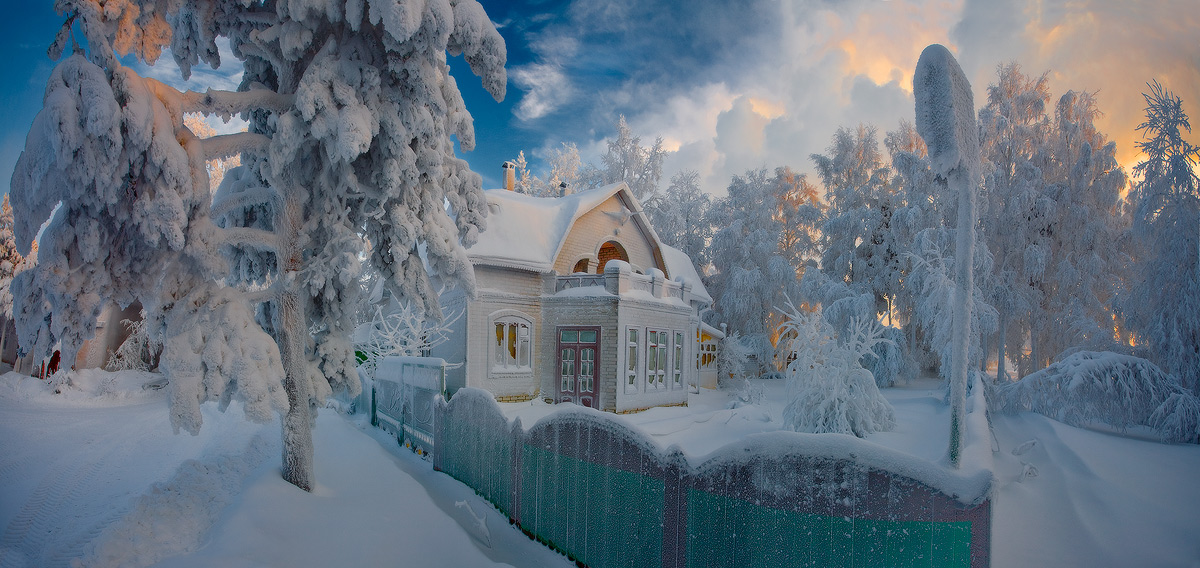
#> input picture G_pract_images_regression/image.jpg, 1200 x 568 px
$ python run.py
#> lines starting #> are read from the running program, lines starting #| are printed output that depends on the picture
from PIL import Image
import numpy as np
from sklearn import linear_model
import matplotlib.pyplot as plt

im = Image.open('image.jpg')
#> im is the input picture: PIL image 1200x568 RGB; mean R, G, B 101.8, 114.2, 126.7
data = np.array(im.getdata()).reshape([im.height, im.width, 3])

x = np.arange(0, im.width)
#> x = 1200 values from 0 to 1199
X = np.array([x, x ** 2.0, x ** 3.0, x ** 4.0, x ** 5.0]).transpose()

y = data[0, :, 2]
#> y = 1200 values, max 200 at index 263, min 38 at index 83, mean 132.5

r, g, b = 0, 0, 0
r = data[0, :, 0]
#> r = 1200 values, max 205 at index 886, min 0 at index 0, mean 103.7
g = data[0, :, 1]
#> g = 1200 values, max 196 at index 885, min 28 at index 365, mean 117.3
b = data[0, :, 2]
#> b has the same summary as y

lm = linear_model.LinearRegression()
lm.fit(X, b)
predicted_b = lm.predict(X)

lm = linear_model.LinearRegression()
lm.fit(X,r)
predicted_r = lm.predict(X)

lm = linear_model.LinearRegression()
lm.fit(X, g)
predicted_g = lm.predict(X)

fig, axs = plt.subplots(nrows= 3 , ncols= 1 )

axs[0].plot(np.arange(1, len(predicted_b) + 1), predicted_b, 'b-', linewidth  = 0.6)
axs[0].plot(np.arange(1, len(b) + 1), b, '-', color = '#0a0b0c3a', linewidth  = 0.6)

axs[1].plot(np.arange(1, len(predicted_g) + 1), predicted_g, 'g-', linewidth  = 0.6)
axs[1].plot(np.arange(1, len(g) + 1), g, '-', color = '#0a0b0c3a', linewidth  = 0.6)

axs[2].plot(np.arange(1, len(predicted_r) + 1), predicted_r, 'r-', linewidth  = 0.6)
axs[2].plot(np.arange(1, len(r) + 1), r, '-', color = '#0a0b0c3a', linewidth  = 0.6)
plt.grid()
plt.show()
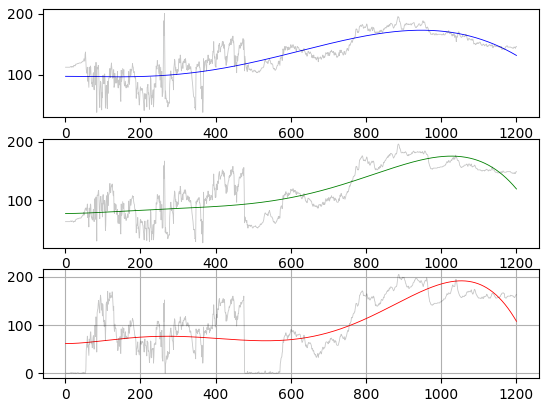
#> figure drawn by matplotlib, 3 panels; panel 1: curve peaks at x = 947, y = 172.7; panel 1: curve peaks at x = 264, y = 200; panel 2: curve peaks at x = 1027, y = 175.4; panel 2: curve peaks at x = 886, y = 196


plt.plot(data[0, :, 0], 'r', data[0, :, 1], 'g', data[0, :, 2], 'b')
plt.xlim(0, 1200)
plt.ylim(0, 250)
plt.grid()
plt.show()
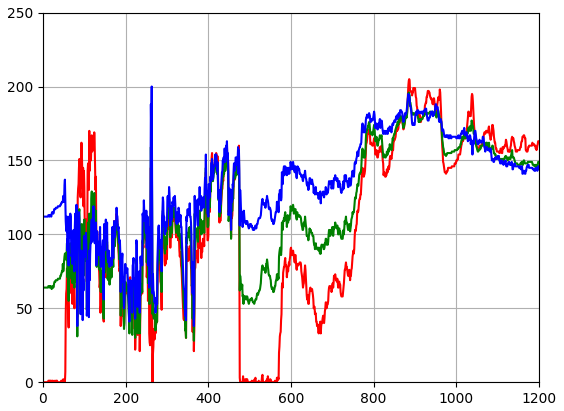
#> figure drawn by matplotlib, 1 panel; curve peaks at x = 886, y = 205; curve peaks at x = 885, y = 196; curve peaks at x = 263, y = 200

def compression(channel):
    lm = linear_model.LinearRegression()
    lm.fit(X, channel)
    predicted = lm.predict(X)
    #diff = channel - predicted
    diff=channel - predicted
    bits_per_channel = 4
    threshold = 2 ** (bits_per_channel - 1) - 1
    clip = np.clip(diff, -threshold, threshold)
    channel = predicted + clip
    for i in range(len(channel)):
        if channel[i] < 0:
            channel[i] = 0
    return channel
r, g, b = 0, 0, 0
pix = im.load()
for i in range(im.height):
    r = data[i, :, 0]
    g = data[i, :, 1]
    b = data[i, :, 2]
    rr = compression(r)
    gg = compression(g)
    bb = compression(b)
    for j in range(im.width):
        lst = list(pix[j,i])
        lst[0] = int(rr[j])
        lst[1] = int(gg[j])
        lst[2] = int(bb[j])
        pix[j,i] = tuple(lst)

im.save('ready.png')
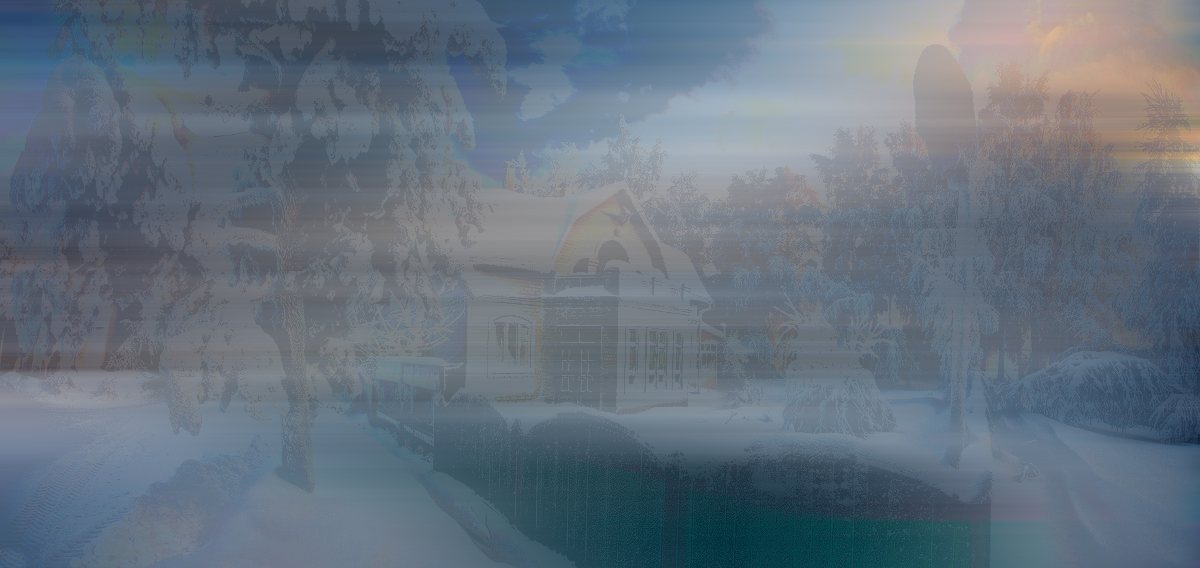
#> saved as ready.png: PIL image 1200x568 RGB; mean R, G, B 101.5, 114.1, 126.8
